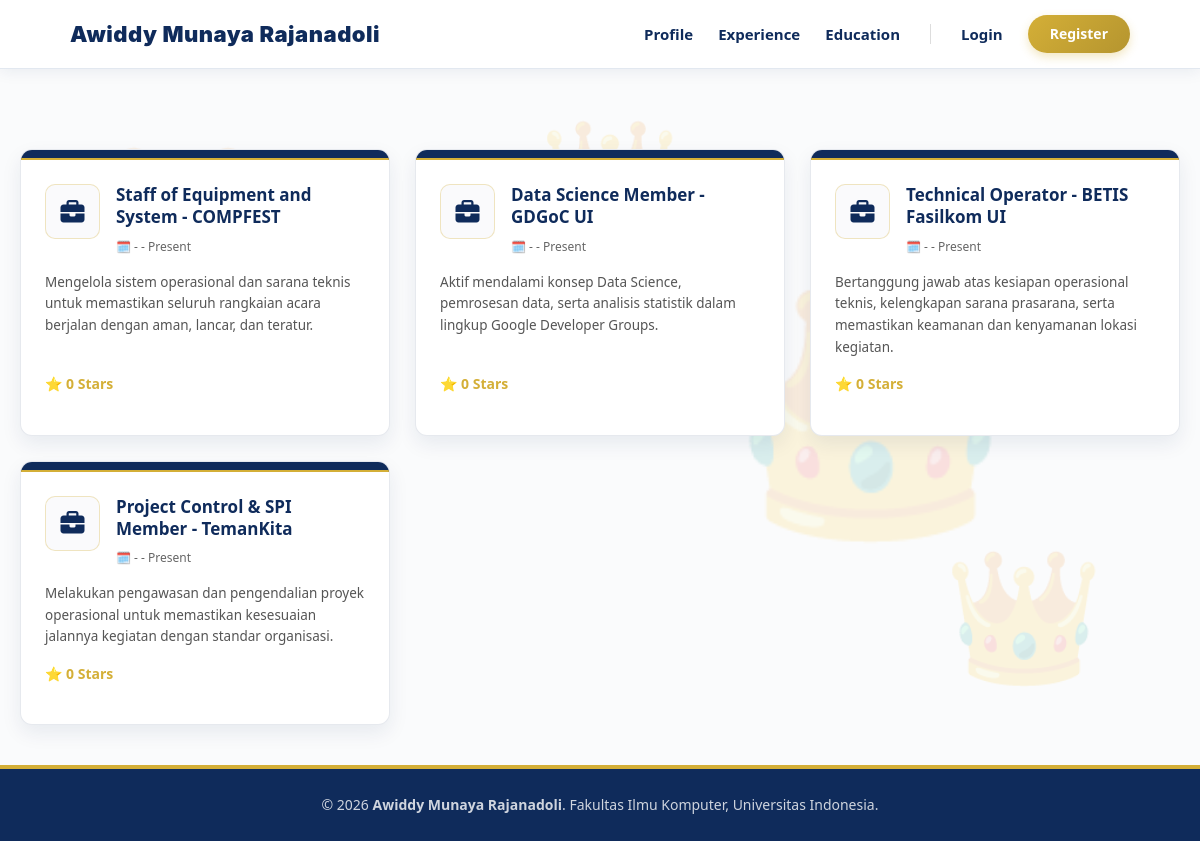
The app's page /experience/ with its own data.
### main/models.py (models this page shows, shortened)
class Experience(models.Model):
    EXPERIENCE_CHOICES = [
        ('internship', 'Internship'),
        ('research', 'Research'),
        ('volunteer', 'Volunteer'),
        ('part-time', 'Part-Time'),
        ('full-time', 'Full-Time'),
        ('freelance', 'Freelance'),
    ]
    id = models.UUIDField(primary_key=True, default=uuid.uuid4, editable=False)
    title = models.CharField(max_length=255)
    description = models.TextField()
    category = models.CharField(max_length=20, choices=EXPERIENCE_CHOICES, default='full-time')
    thumbnail = models.CharField(max_length=500, blank=True, null=True) # Untuk foto bukti kegiatan besar
    logo_url = models.CharField(max_length=500, blank=True, null=True)  # Untuk lambang organisasi kecil
    started_at = models.DateField(blank=True, null=True)
    ended_at = models.DateTimeField(blank=True, null=True)
    stars = models.ManyToManyField(User, related_name='starred_experiences', blank=True)
    @property
    def is_ongoing(self):
        return self.ended_at is None
    @property
    def total_stars(self):
        return self.stars.count()

### main/views.py (the view)
# urls.py: path("experience/", show_experience, name="show_experience"),
def show_experience(request):
    title_query = request.GET.get("q", "").strip()
    experiences = Experience.objects.all()
    if title_query:
        experiences = experiences.filter(title__icontains=title_query)
    context = {
        "name": "Awiddy Munaya Rajanadoli",
        "experiences": experiences,
        "is_editor": is_editor(request.user) if request.user.is_authenticated else False,
    }
    return render(request, "experience.html", context)

### templates/experience.html (shortened to what this page needs)
{% extends 'base.html' %}
{% load static %}
{% block content %}
<section class="exp-section">
    <div class="exp-grid">
        {% for exp in experiences %}
            <div class="exp-card">
                <div class="exp-body">
                    <div class="exp-top-row">
                        <div class="exp-logo">
                            {% if exp.logo_url %}
                                <img src="{{ exp.logo_url }}" alt="Logo" onerror="this.style.display='none'">
                            {% else %}
                                <i class="fa-solid fa-briefcase exp-logo-fallback"></i>
                            {% endif %}
                        </div>
                        <div class="exp-title-box">
                            <h3 class="exp-title">{{ exp.title }}</h3>
                            <p class="exp-date">
                                🗓️ {% if exp.started_at %}{{ exp.started_at|date:"M Y" }}{% else %}-{% endif %}
                                -
                                {% if exp.is_ongoing or not exp.ended_at %}Present{% else %}{{ exp.ended_at|date:"M Y" }}{% endif %}
                            </p>
                        </div>
                    </div>
                    <p class="exp-desc">{{ exp.description }}</p>
                    <div class="exp-stars">
                        ⭐ {{ exp.total_stars }} Stars
                    </div>
                </div>
            </div>
        {% empty %}
            <div style="text-align: center; padding: 40px; border: 1px dashed #D4AF37; border-radius: 12px; color: #0f2b5b; grid-column: 1 / -1; background: white;">
                <p>Belum ada pengalaman yang tercatat.</p>
            </div>
        {% endfor %}
    </div>
</section>
{% endblock content %}

### templates/base.html (shortened to what this page needs)
{% load static %}
<!DOCTYPE html>
<html lang="en">
<head>
    <link rel="stylesheet" href="https://cdnjs.cloudflare.com/ajax/libs/font-awesome/6.4.0/css/all.min.css">
    <link rel="stylesheet" href="{% static 'css/style.css' %}">
</head>
<body style="background-color: #fafbfc; margin: 0; font-family: 'Segoe UI', Tahoma, Geneva, Verdana, sans-serif;">
    <div class="floating-crown crown1">👑</div>
    <div class="floating-crown crown2">👑</div>
    <div class="floating-crown crown3">👑</div>
    <div class="floating-crown crown4">👑</div>
    <div class="floating-crown crown5">👑</div>
    <header class="site-header" style="background-color: rgba(255, 255, 255, 0.95); backdrop-filter: blur(10px); position: sticky; top: 0; z-index: 100; box-shadow: 0 2px 15px rgba(15, 43, 91, 0.08); padding: 15px 0;">
      <div class="container" style="display: flex; justify-content: space-between; align-items: center; max-width: 1100px; margin: 0 auto; padding: 0 20px;">
          <a href="{% url 'main:show_main' %}" class="brand" style="font-size: 22px; font-weight: 900; color: #0f2b5b; text-decoration: none; letter-spacing: 0.5px;">{{ name }}</a>
          <nav style="display: flex; align-items: center; gap: 25px;">
              <a href="{% url 'main:show_main' %}" style="color: #0f2b5b; font-weight: 700; text-decoration: none; font-size: 15px; transition: color 0.2s;">Profile</a>
              <a href="{% url 'main:show_experience' %}" style="color: #0f2b5b; font-weight: 700; text-decoration: none; font-size: 15px; transition: color 0.2s;">Experience</a>
              <a href="{% url 'main:show_education' %}" style="color: #0f2b5b; font-weight: 700; text-decoration: none; font-size: 15px; transition: color 0.2s;">Education</a>
              {% if user.is_authenticated %}
                  <span style="color: #D4AF37; font-weight: bold; font-size: 15px;">Halo, {{ user.username }}</span>
                  <a href="{% url 'main:logout' %}" style="color: #c62828; border: 1px solid #c62828; padding: 6px 16px; border-radius: 20px; text-decoration: none; font-size: 13px; font-weight: bold; transition: all 0.2s;">Logout</a>
              {% else %}
                  <a href="{% url 'main:login' %}" style="color: #0f2b5b; font-weight: bold; text-decoration: none; font-size: 15px;">Login</a>
                  <a href="{% url 'main:register' %}" style="background: linear-gradient(135deg, #D4AF37, #B5952F); color: white; padding: 8px 22px; border-radius: 20px; text-decoration: none; font-weight: bold; font-size: 14px; box-shadow: 0 4px 10px rgba(212, 175, 55, 0.3); transition: transform 0.2s;">Register</a>
              {% endif %}
          </nav>
      </div>
    </header>
    <main style="min-height: 80vh;">
        {% block content %}
        {% endblock content %}
    </main>
    <footer class="site-footer" style="background-color: #0f2b5b; color: rgba(255, 255, 255, 0.8); text-align: center; padding: 25px 0; border-top: 4px solid #D4AF37; margin-top: auto;">
        <div class="container">
            <p style="margin: 0; font-size: 14px;">&copy; 2026 <strong>{{ name }}</strong>. Fakultas Ilmu Komputer, Universitas Indonesia.</p>
        </div>
    </footer>
</body>
</html>

### static/css/style.css (style rules this page uses)
* { margin: 0; padding: 0; box-sizing: border-box; }
:root { --ink: #0f172a; --paper: #fdfdfc; --accent: #D4AF37; --accent-dark: #b8860b; --royal-blue: #4169E1; --royal-blue-dark: #27408B; --line: #e2e8f0; --text-muted: #475569; --radius: 6px; }
body { font-family: -apple-system, "Segoe UI", Roboto, Helvetica, Arial, sans-serif; color: var(--ink); background-color: var(--paper); line-height: 1.6; }
h1, .brand { font-family: "Space Grotesk", -apple-system, sans-serif; }
.container { max-width: 960px; margin: 0 auto; padding: 0 1.5rem; }
.site-header { border-bottom: 1px solid var(--line); }
.site-header .container { display: flex; justify-content: space-between; align-items: center; padding: 1.25rem 1.5rem; }
.brand { font-size: 1.3rem; font-weight: 700; color: var(--ink); text-decoration: none; }
.site-header nav { display: flex; gap: 2rem; }
.site-header nav a { color: var(--ink); text-decoration: none; font-size: 0.95rem; }
.site-footer { padding: 1.5rem; color: var(--text-muted); font-size: 0.85rem; border-top: 1px solid var(--line); }
.floating-crown { position: fixed; opacity: 0.15; z-index: -1; }
.crown1 { top: 10%; left: 5%; font-size: 12rem; animation: gerakNaikTurun 7s ease-in-out infinite; }
.crown2 { bottom: 15%; right: 8%; font-size: 8rem; animation: gerakDiagonal 9s ease-in-out infinite alternate; }
.crown3 { top: 25%; right: 15%; font-size: 15rem; animation: gerakPutar 15s linear infinite; }
.crown4 { bottom: 15%; left: 20%; font-size: 6rem; animation: gerakNaikTurun 6s ease-in-out infinite 2s; }
.crown5 { top: 10%; left: 45%; font-size: 7rem; animation: gerakNaikTurun 8s ease-in-out infinite 1s; }

### templates/experience.html (style rules this page uses)
.exp-section { padding: 40px 20px; max-width: 1200px; margin: 0 auto; font-family: 'Segoe UI', system-ui, -apple-system, sans-serif; }
.exp-grid { display: grid; grid-template-columns: repeat(auto-fill, minmax(320px, 1fr)); gap: 25px; }
.exp-card { background: #ffffff; border-radius: 12px; overflow: hidden; box-shadow: 0 8px 20px rgba(15, 43, 91, 0.08); border: 1px solid rgba(15, 43, 91, 0.1); display: flex; flex-direction: column; transition: transform 0.2s, box-shadow 0.2s; position: relative; }
.exp-card::before { content: ''; height: 8px; background: #0f2b5b; display: block; border-bottom: 2px solid #D4AF37; }
.exp-body { padding: 24px; display: flex; flex-direction: column; flex-grow: 1; }
.exp-top-row { display: flex; gap: 16px; margin-bottom: 16px; align-items: flex-start; }
.exp-logo { width: 55px; height: 55px; flex-shrink: 0; border-radius: 10px; background: #fafafc; border: 1px solid rgba(212, 175, 55, 0.3); display: flex; align-items: center; justify-content: center; overflow: hidden; padding: 5px; }
.exp-logo-fallback { color: #0f2b5b; font-size: 24px; }
.exp-title-box { flex-grow: 1; }
.exp-title { color: #0f2b5b; font-size: 17px; font-weight: 800; margin: 0 0 8px 0; line-height: 1.3; }
.exp-date { color: #666; font-size: 12px; margin: 0; display: flex; align-items: center; gap: 6px; }
.exp-desc { color: #555; font-size: 13.5px; line-height: 1.6; margin: 0 0 15px 0; }
.exp-stars { font-size: 14px; color: #D4AF37; font-weight: bold; margin-bottom: 15px; margin-top: auto; display: flex; align-items: center; gap: 5px; }

### records on screen
Experience: title "Staff of Equipment and System - COMPFEST", shows "Present", description "Mengelola sistem operasional dan sarana teknis untuk memastikan seluruh rangkaian acara berjalan dengan aman, lancar, dan teratur.", total_stars "0"
Experience: title "Data Science Member - GDGoC UI", shows "Present", description "Aktif mendalami konsep Data Science, pemrosesan data, serta analisis statistik dalam lingkup Google Developer Groups.", total_stars "0"
Experience: title "Technical Operator - BETIS Fasilkom UI", shows "Present", description "Bertanggung jawab atas kesiapan operasional teknis, kelengkapan sarana prasarana, serta memastikan keamanan dan kenyamanan lokasi kegiatan.", total_stars "0"
Experience: title "Project Control & SPI Member - TemanKita", shows "Present", description "Melakukan pengawasan dan pengendalian proyek operasional untuk memastikan kesesuaian jalannya kegiatan dengan standar organisasi.", total_stars "0"

### other values on screen
{{ name }} "Awiddy Munaya Rajanadoli"
